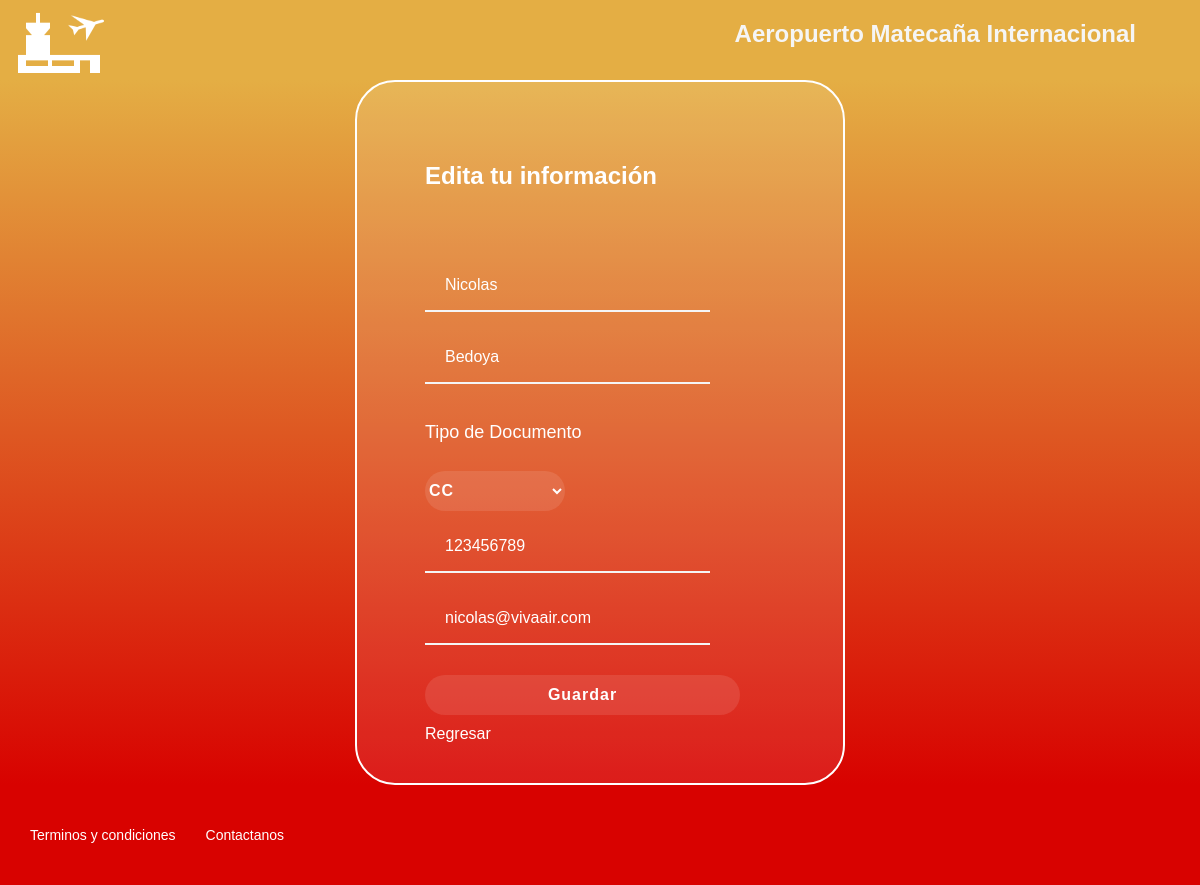
The page /editarusuario/ (signed in) on the database as committed earlier.
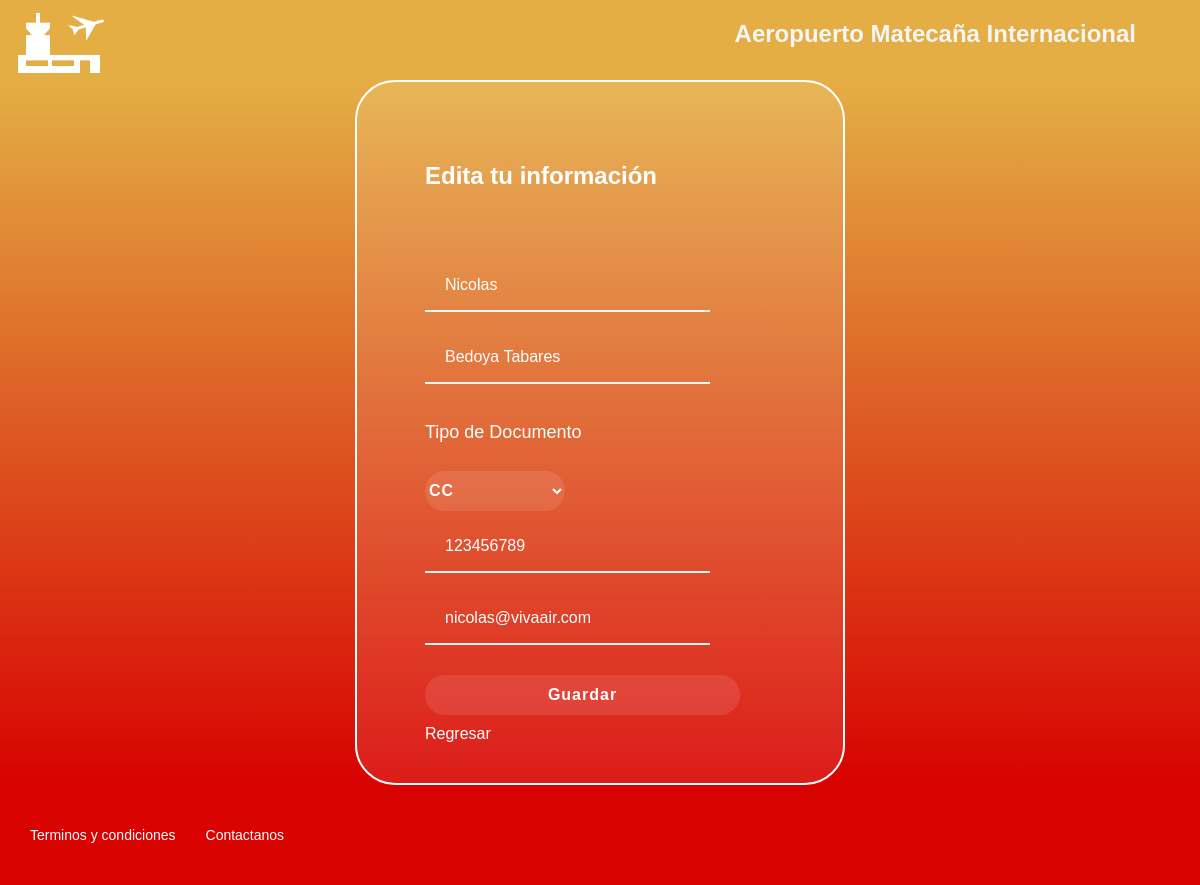
The same page on the database as committed later.
### tables this page shows
CREATE TABLE usuarios (codigo INTEGER NOT NULL PRIMARY KEY AUTOINCREMENT, nombre VARCHAR (100) NOT NULL, apellidos VARCHAR (100) NOT NULL, tipodocumento VARCHAR (10) NOT NULL, documento VARCHAR (100) NOT NULL, email VARCHAR (50) NOT NULL, contraseña VARCHAR (100) NOT NULL, perfil VARCHAR (1) NOT NULL DEFAULT U);

### app.py (the view, shortened to what this page needs)
@server.route('/editarusuario/')
@server.route('/editarusuario/',methods=['GET', 'POST'])
@server.route('/editarusuario/<string:met>/',methods=['GET', 'POST'])
def editUser(met=None):
    if session['perfil']=='U' or session['perfil']=='P':
        if request.method == 'GET':
            cod=session['codigo'] #capturo el codigo del usuario logeado
            try:
                if cod==None:
                    msg = 'ERROR: Se Debe suministrar un usuario'
                else:
                    sql = f"SELECT nombre, apellidos, documento, email FROM usuarios WHERE codigo='{cod}'"
                    dat = cargardatos(sql)
                    if len(dat)==0:
                        msg ='ERROR:: Usuario no valido'
                    else:
                        msg = 'Ok'
            except Exception:
                msg = 'ERROR: Por favor intente luego'
                print(Exception)
            if msg == 'Ok':
                return render_template('editarEliminarUsuario.html',nombre = dat[0][0], apellido = dat[0][1], cedula = dat[0][2], correo = dat[0][3])
            else:
                return render_template('editarEliminarUsuario.html',error = msg)
    else:
        return render_template('error.html',mensaje='Acceso no permitido')

### bd.py (called while the page is built)
def cargardatos(sql) ->list:
    try:
        with sqlite3.connect(URL_DB) as conec:
            cur = conec.cursor()
            res = cur.execute(sql).fetchall()
    except Exception:
        res = None
    return res

### templates/editarEliminarUsuario.html (shortened to what this page needs)
<!DOCTYPE html>
<html lang="en">
<head>
    <link rel="stylesheet" href='{{ url_for("static", filename="css/style.css") }}'>
</head>
<body>
    <header class="header">
        <img class="header__img" src="../static/media/icons8-aeropuerto-100.png" alt="Logo" />
        <h2 class="header__title"><a href="/home/">Aeropuerto Matecaña Internacional</a> </h2>
    </header>
    <section class="login">
        <section class="login__container">
                <h2>Edita tu información</h2>
                <h2 class="errmsg">{{error}}</h2>
                <form action="/editarusuario/" method="post">
                    <input class="input" type="text" name="nombre" value="{{nombre}}" required/>
                    <input class="input" type="text" name="apellido" value="{{apellido}}" required/>
                    <p>Tipo de Documento</p>
                    <select class="select" name="tipo">
                        <option>CC</option>
                        </select>
                    <input class="input" type="text" name='documento' value="{{cedula}}" required/>
                    <input class="input" type="email" name='email' value="{{correo}}" required/>
                    <input class="button" type="submit" value="Guardar">
                </form>
                <a href="/login/">Regresar</a>
            </section>
    </section>
    <footer class="footer">
    <a href="/terminos">Terminos y condiciones </a>
    <a href="/contactanos">Contactanos</a>
    </footer>
</body>
</html>

Rows that differ between the two databases and show on the page:
changed usuarios "Nicolas": apellido "Bedoya" → "Bedoya Tabares"
